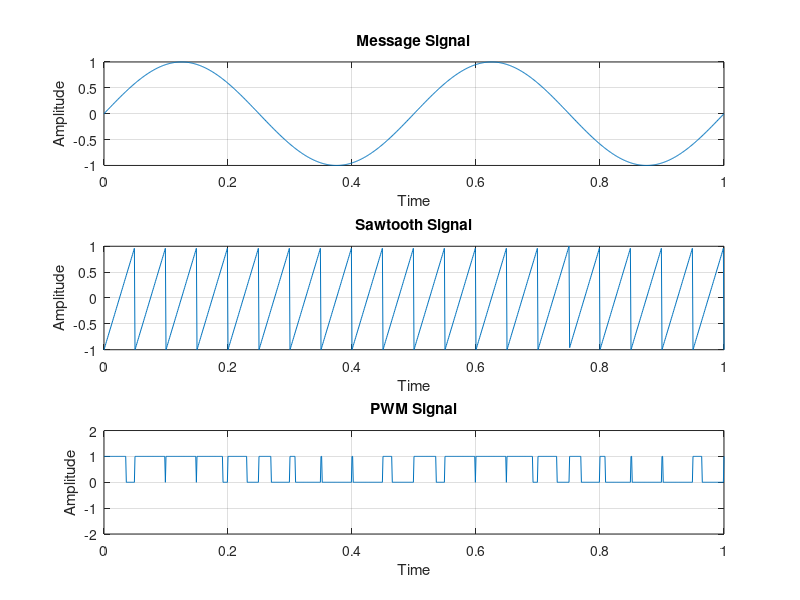

Write MATLAB code to recreate this figure.
clc;
clear;
close all;

Am = 1;
Ac = 1;
fm = 2;
fc = 20;
t = 0:0.001:1;
c = Ac * sawtooth(2 * pi * fc * t);
m =sin(2 * pi * fm * t);

subplot(3, 1, 1);
plot(t, m);
title('Message Signal');
xlabel('Time');
ylabel('Amplitude');
grid on;

subplot(3, 1, 2);
plot(t, c);
title('Sawtooth Signal');
xlabel('Time');
ylabel('Amplitude');
grid on;

% PWM generation
n = length(c);
pwm = zeros(1, n);

for i = 1:n
    if m(i) >= c(i)
        pwm(i) = 1;
    else
        pwm(i) = 0;
    end
end

subplot(3, 1, 3);
plot(t, pwm); 
title('PWM Signal');
xlabel('Time');
ylabel('Amplitude');
grid on;
ylim([-2,2]);